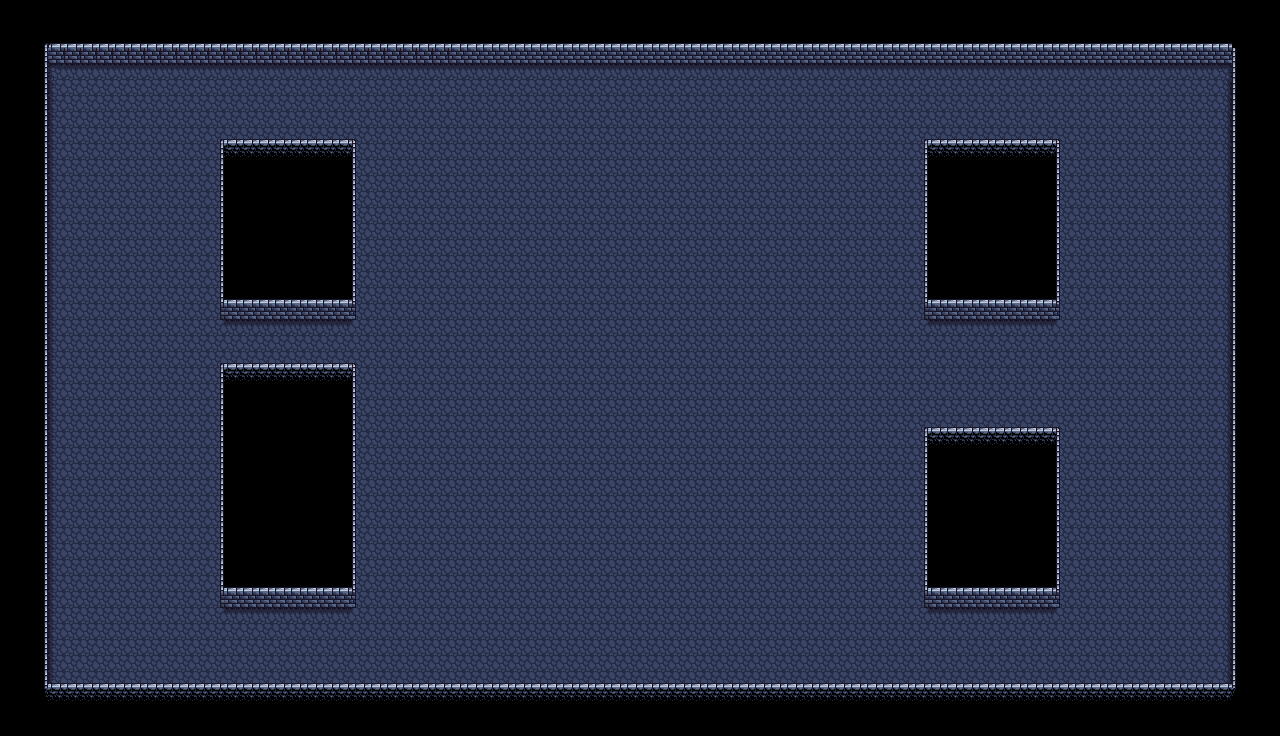

This is a level from a 2D game, rendered from its Tiled map with the project's own tilesets. A one-line summary and the map file follow, with tile-layer data summarised:
An orthogonal 80x46 tile map with 16x16 px tiles, 3 tile layers (Ground, Walls, Walls No Collide).

<map version="1.0" orientation="orthogonal" renderorder="right-down" width="80" height="46" tilewidth="16" tileheight="16" nextobjectid="1">
 <tileset firstgid="1" name="Tile Set" tilewidth="16" tileheight="16" tilecount="256" columns="16">
  <image source="Dungeon Tile Set.png" width="256" height="256" />
 </tileset>
 <layer name="Ground" width="80" height="46">
  <data>[3680 cells, 2534 non-empty, 6 distinct tile ids]</data>
 </layer>
 <layer name="Walls" width="80" height="46">
  <data>[3680 cells, 689 non-empty, 17 distinct tile ids]</data>
 </layer>
 <layer name="Walls No Collide" width="80" height="46">
  <data>[3680 cells, 460 non-empty, 19 distinct tile ids]</data>
 </layer>
</map>
